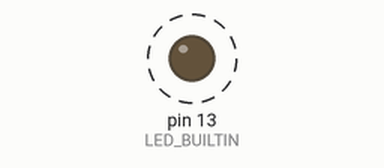
This sketch was run on a simulated Arduino Uno, built with avr-gcc and run on an emulated ATmega328P. On the bench: output pins drawn as LEDs (lit = HIGH). Dashed ring = blinking. What the sketch prints to the serial monitor is not drawn.

Above: at 0.6 s.
Timing chart, 0 to 3.0 s (numbered marks = the images above):
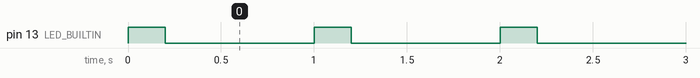

Measured:
- by itself, pin 13 (LED_BUILTIN): alternates HIGH for 0.20 s and LOW for 0.80 s

The sketch:

blink2.ino
```cpp
#ifndef LED_BUILTIN
#define LED_BUILTIN 2
#endif
void setup() { pinMode(LED_BUILTIN, OUTPUT); Serial.begin(115200); }
void loop() { digitalWrite(LED_BUILTIN, HIGH); delay(200); Serial.println("tick"); digitalWrite(LED_BUILTIN, LOW); delay(800); }
```
